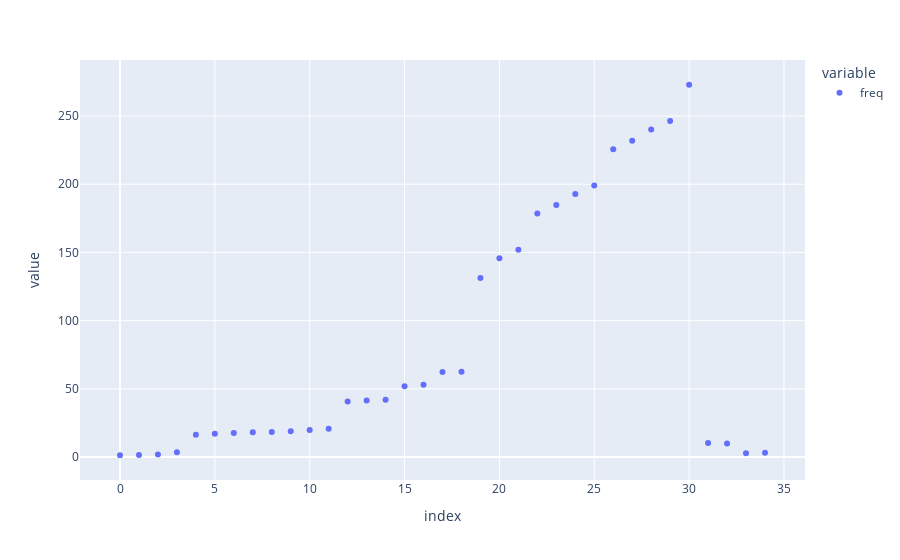

The notebook cell saved with this chart:
### Code cell
#import sys  
#!{sys.executable} -m pip install pandas
#!{sys.executable} -m pip install matplotlib
#!{sys.executable} -m pip install sklearn
#!{sys.executable} -m pip install seaborn
#!{sys.executable} -m pip install plotly
import numpy as np
import matplotlib
matplotlib.rcParams['text.usetex'] = True
import matplotlib.pyplot as plt
from matplotlib.pyplot import figure
from matplotlib.backends.backend_pdf import PdfPages

from sklearn.linear_model import RANSACRegressor
from sklearn.datasets import make_regression

import seaborn as sns

import os  # para obter nome da pasta
import matplotlib.gridspec as gridspec #para layout das figuras

import pandas as pd
import plotly.graph_objects as go
import plotly.express as px
from sklearn.metrics import median_absolute_error

from scipy import interpolate

folder='no_combination/'
# folder='D:\home\user\Documentos\Astronomia\kepler\c13\photometry\k2sc_pdc_plot\k2sc_corte\lc_clean_ivs_criterios\\no_combination\\'
folder2='only_combination/'
# folder='D:\home\user\Documentos\Astronomia\kepler\c13\photometry\k2sc_pdc_plot\k2sc_corte\lc_clean_ivs_criterios\\only_combination\\'
# spb  = 210853356, 246704649, 246968117, 247131891, 247147476, 247153152, 247164195,
#        247169098, 247234723, 247264203, 247745384, 247757517, 247889905, 248064520,
#        248150769, 248227339.

# le tabela lambda_mm(s), m=1 
lambda_mm_s=np.loadtxt('lambda_me1.txt')
lambda_mm_s_interpo = interpolate.InterpolatedUnivariateSpline(lambda_mm_s[:,0], lambda_mm_s[:,1])

name=['247745384']
resultado_pw_no_combination=np.load(folder+name[0]+'_no_combination.npy')
resultado_pw_only_combination=np.load(folder2+name[0]+'_only_combination.npy')
all_data=pd.DataFrame(np.append(resultado_pw_no_combination,resultado_pw_only_combination))

freq_ivs_only_combination=resultado_pw_only_combination['freq']#[np.where(resultado_pw['freq']>0.04)]
freq_ivs_no_combination=resultado_pw_no_combination['freq']
freq_ivs_all_dia=all_data['freq']
freq_ivs_og=np.copy(freq_ivs_all_dia)
px.scatter(freq_ivs_all_dia*1000000/(3600*24))

### Figure 1 — Plotly figure (JSON) as saved in the notebook; plotly's stock layout.template omitted (floating-point values rounded to 4 significant figures)
{"data": [{"hovertemplate": "variable=freq<br>index=%{x}<br>value=%{y}<extra></extra>", "legendgroup": "freq", "marker": {"color": "#636efa", "symbol": "circle"}, "mode": "markers", "name": "freq", "orientation": "v", "showlegend": true, "type": "scatter", "x": [0, 1, 2, 3, 4, 5, 6, 7, 8, 9, 10, 11, 12, 13, 14, 15, 16, 17, 18, 19, 20, 21, 22, 23, 24, 25, 26, 27, 28, 29, 30, 31, 32, 33, 34], "xaxis": "x", "y": [1.359, 1.619, 1.852, 3.537, 16.39, 17.14, 17.59, 18.14, 18.44, 18.87, 19.86, 20.85, 40.68, 41.47, 42.06, 51.92, 52.94, 62.33, 62.6, 131.3, 145.7, 151.9, 178.5, 184.7, 192.9, 199.2, 225.7, 231.9, 240.1, 246.3, 272.9, 10.43, 9.888, 2.866, 3.259], "yaxis": "y"}], "layout": {"legend": {"title": {"text": "variable"}, "tracegroupgap": 0}, "margin": {"t": 60}, "xaxis": {"anchor": "y", "domain": [0, 1], "title": {"text": "index"}}, "yaxis": {"anchor": "x", "domain": [0, 1], "title": {"text": "value"}}}}
